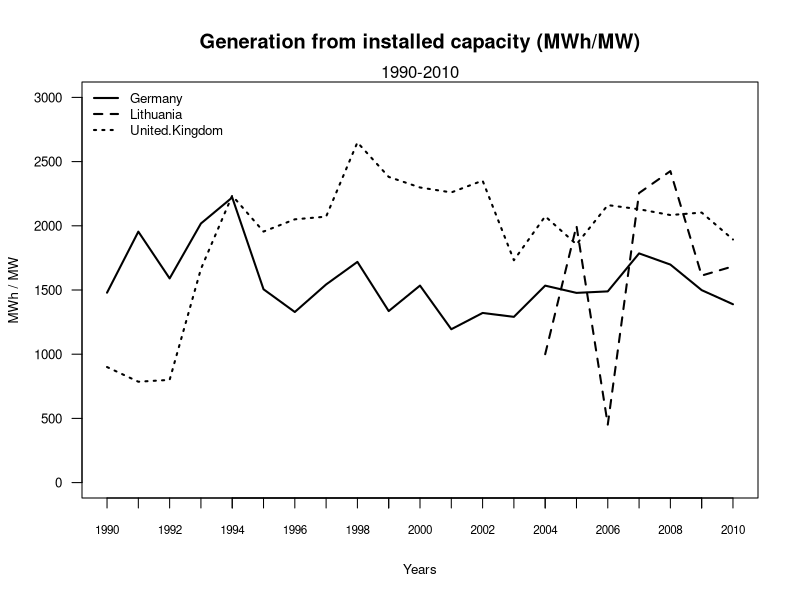

This chart was generated by the following R code:
capacity = read.csv("eurostat-nrg_113a_capacity-wind-MW.csv")
production = read.csv("eurostat-nrg_1072_production-wind-GWh.csv") # this is in GWh so late we have to multiply with 1000 to get it in MWh.
pdf(file="figure_generation-capacity.pdf", height=3.5, width=5)
#par(mar=c(4.2, 3.8, 0.2, 0.2)) #Trim margins
plot(production$Germany*1000/capacity$Germany, type="l", ylim=range(0,3000), axes=F, ann=T, xlab="Years", ylab="MWh / MW", cex.lab=0.8, lwd=2)
axis(1, lab=F) #disable labels on x-axis
axis(1, at=1:21, lab=capacity$X, cex.axis=0.7)
axis(2, las=1, cex.axis=0.8)
box()
lines(production$Lithuania*1000/capacity$Lithuania, type="l", lty=2, lwd=2)
lines(production$United.Kingdom*1000/capacity$United.Kingdom, type="l", lty=3, lwd=2)
title(main="Generation from installed capacity (MWh/MW)")
mtext("1990-2010");
legend("topleft", names(capacity[-1]), cex=0.8, lty=1:3, lwd=2, bty="n");
dev.off()
#par(mar=c(5, 4, 4, 2) + 0.1) #Reset standart margins